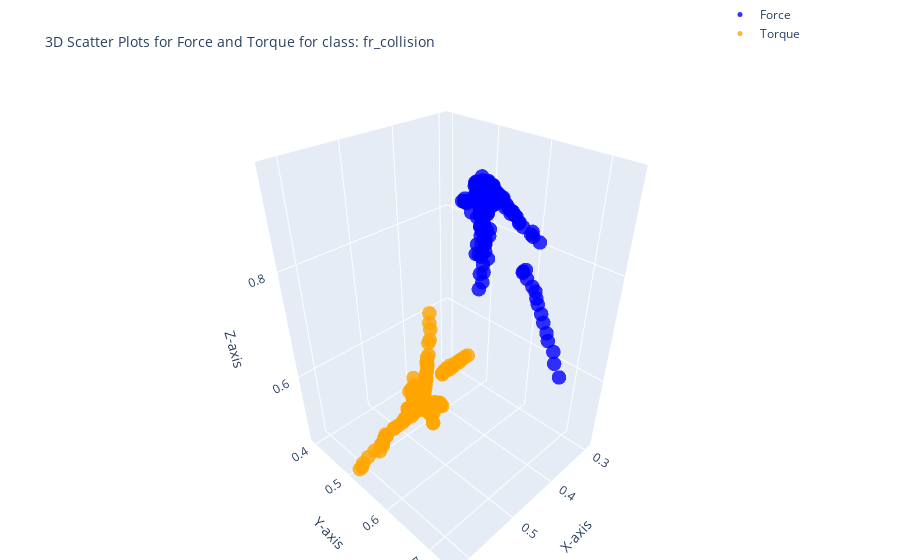

Notebook code cell kept with this figure:
### Code cell
import plotly.graph_objects as go
class_name = unique_classes[3]
df_fr_collision=class_dfs[class_name]
# 3D scatter plot for Force (Fx, Fy, Fz)
force_plot = go.Scatter3d(
    x=df_fr_collision['Fx'],
    y=df_fr_collision['Fy'],
    z=df_fr_collision['Fz'],
    mode='markers',
    marker=dict(size=5, color='blue', opacity=0.8),
    name='Force'
)

# 3D scatter plot for Torque (Tx, Ty, Tz)
torque_plot = go.Scatter3d(
    x=df_fr_collision['Tx'],
    y=df_fr_collision['Ty'],
    z=df_fr_collision['Tz'],
    mode='markers',
    marker=dict(size=5, color='orange', opacity=0.8),
    name='Torque'
)

# Create subplots
fig = go.Figure()

# Add Force plot
fig.add_trace(force_plot)
fig.add_trace(torque_plot)

# Layout settings
fig.update_layout(
    title='3D Scatter Plots for Force and Torque for class: ' + class_name,
    title_font=dict(size=14),  # Change the title font size
    scene=dict(
        xaxis_title='X-axis',
        yaxis_title='Y-axis',
        zaxis_title='Z-axis'
    ),
    legend=dict(x=0.8, y=1.2),
    margin=dict(l=0, r=0, b=0, t=40)
)

fig.show()

### Figure 1 — Plotly figure (JSON) as saved in the notebook; plotly's stock layout.template omitted (floating-point values rounded to 4 significant figures; data arrays with more than 128 entries replaced by an {"elided": "..."} marker saying what was removed)
{"data": [{"marker": {"color": "blue", "opacity": 0.8, "size": 5}, "mode": "markers", "name": "Force", "type": "scatter3d", "x": {"elided": "240 float values"}, "y": {"elided": "240 float values"}, "z": {"elided": "240 float values"}}, {"marker": {"color": "orange", "opacity": 0.8, "size": 5}, "mode": "markers", "name": "Torque", "type": "scatter3d", "x": {"elided": "240 float values"}, "y": {"elided": "240 float values"}, "z": {"elided": "240 float values"}}], "layout": {"legend": {"x": 0.8, "y": 1.2}, "margin": {"b": 0, "l": 0, "r": 0, "t": 40}, "scene": {"xaxis": {"title": {"text": "X-axis"}}, "yaxis": {"title": {"text": "Y-axis"}}, "zaxis": {"title": {"text": "Z-axis"}}}, "title": {"font": {"size": 14}, "text": "3D Scatter Plots for Force and Torque for class: fr_collision"}}}
